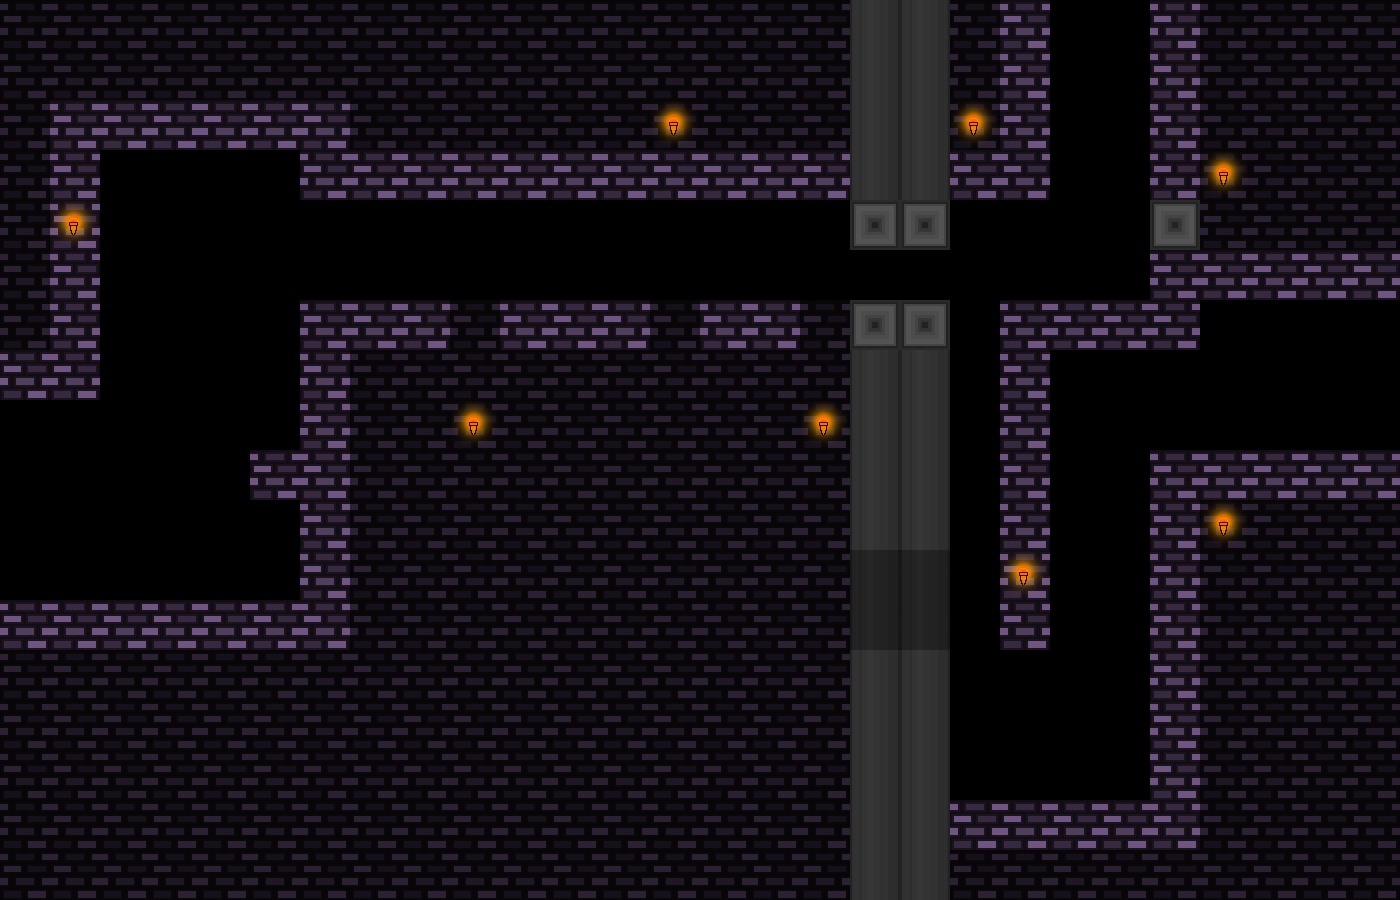

This game map was drawn from its Tiled (.tmx) file and the tilesets committed beside it. A one-line description and the trimmed map source follow:
An orthogonal 28x18 tile map with 50x50 px tiles, 3 tile layers (tiles-main, tiles-deco, tiles-deco2), 7 tilesets and 52 objects (25x laser, 8x light, 7x falling, 7x warp, 3x spike, ...).

<map version="1.10" tiledversion="1.11.2" orientation="orthogonal" renderorder="right-down" width="28" height="18" tilewidth="50" tileheight="50" infinite="0" nextlayerid="20" nextobjectid="552">
 <properties>
  <property name="songName" value="castle1" />
 </properties>
 <tileset firstgid="1" source="ch1-tiles.tsx" />
 <tileset firstgid="81" source="../../textures/trampoline.tsx" />
 <tileset firstgid="84" source="../../textures/save.tsx" />
 <tileset firstgid="85" source="../../textures/spike.tsx" />
 <tileset firstgid="93" source="../../textures/laser.tsx" />
 <tileset firstgid="111" source="../../textures/light.tsx" />
 <tileset firstgid="112" source="../../textures/transition-tiles.tsx" />
 <layer id="1" name="tiles-main" width="28" height="18">
  <data>[504 cells, 170 non-empty, 4 distinct tile ids]</data>
 </layer>
 <layer id="5" name="tiles-deco" width="28" height="18">
  <data>[504 cells, 206 non-empty, 2 distinct tile ids]</data>
 </layer>
 <layer id="18" name="tiles-deco2" width="28" height="18">
  <data>[504 cells, 8 non-empty, 1 distinct tile ids]</data>
 </layer>
 <objectgroup id="16" name="falling">
  <properties>
   <property name="direction" value="down" />
  </properties>
  <object id="513" name="falling" gid="16" x="450" y="350" width="50" height="50">
   <properties>
    <property name="direction" value="down" />
   </properties>
  </object>
  <object id="515" name="falling" gid="16" x="650" y="350" width="50" height="50">
   <properties>
    <property name="direction" value="down" />
   </properties>
  </object>
  <object id="516" name="falling" gid="16" x="800" y="350" width="50" height="50">
   <properties>
    <property name="direction" value="down" />
   </properties>
  </object>
  <object id="517" name="falling" gid="16" x="950" y="350" width="50" height="50">
   <properties>
    <property name="direction" value="down" />
   </properties>
  </object>
  <object id="525" name="falling" gid="16" x="1050" y="650" width="50" height="50">
   <properties>
    <property name="direction" value="down" />
   </properties>
  </object>
  <object id="526" name="falling" gid="16" x="1100" y="500" width="50" height="50">
   <properties>
    <property name="direction" value="down" />
   </properties>
  </object>
  <object id="537" name="falling" gid="16" x="1100" y="800" width="50" height="50">
   <properties>
    <property name="direction" value="down" />
   </properties>
  </object>
 </objectgroup>
 <objectgroup id="13" name="platform" />
 <objectgroup id="14" name="light">
  <object id="530" name="light" gid="111" x="574.667" y="222.667" width="200" height="200" />
  <object id="531" name="light" gid="111" x="872" y="221.333" width="200" height="200" />
  <object id="533" name="light" gid="111" x="925.333" y="672" width="200" height="200" />
  <object id="534" name="light" gid="111" x="1122.67" y="626.667" width="200" height="200" />
  <object id="535" name="light" gid="111" x="1126.67" y="270.667" width="200" height="200" />
  <object id="545" name="light" gid="111" x="377" y="524" width="200" height="200" />
  <object id="547" name="light" gid="111" x="723" y="524" width="200" height="200" />
  <object id="548" name="light" gid="111" x="-26" y="324" width="200" height="200" />
  <object id="549" gid="111" x="738" y="355" width="200" height="200" />
 </objectgroup>
 <objectgroup id="7" name="trampoline" />
 <objectgroup id="9" name="spike-normal">
  <object id="519" name="spike" gid="91" x="450" y="840" width="50" height="50">
   <properties>
    <property name="id" value="6" />
   </properties>
  </object>
  <object id="520" name="spike" gid="91" x="650" y="840" width="50" height="50">
   <properties>
    <property name="id" value="6" />
   </properties>
  </object>
  <object id="521" name="spike" gid="91" x="800" y="840" width="50" height="50">
   <properties>
    <property name="id" value="6" />
   </properties>
  </object>
 </objectgroup>
 <objectgroup id="8" name="save">
  <object id="551" name="save" gid="84" x="150" y="500" width="50" height="50" />
 </objectgroup>
 <objectgroup id="10" name="laser" visible="0">
  <object id="488" name="laser" gid="93" x="150" y="250" width="50" height="50">
   <properties>
    <property name="direction" value="h" />
   </properties>
  </object>
  <object id="489" name="laser" gid="93" x="100" y="250" width="50" height="50">
   <properties>
    <property name="direction" value="h" />
   </properties>
  </object>
  <object id="490" name="laser" gid="93" x="200" y="250" width="50" height="50">
   <properties>
    <property name="direction" value="h" />
   </properties>
  </object>
  <object id="491" name="laser" gid="93" x="250" y="250" width="50" height="50">
   <properties>
    <property name="direction" value="h" />
   </properties>
  </object>
  <object id="492" name="laser" gid="93" x="300" y="250" width="50" height="50">
   <properties>
    <property name="direction" value="h" />
   </properties>
  </object>
  <object id="493" name="laser" gid="93" x="350" y="250" width="50" height="50">
   <properties>
    <property name="direction" value="h" />
   </properties>
  </object>
  <object id="494" name="laser" gid="93" x="450" y="250" width="50" height="50">
   <properties>
    <property name="direction" value="h" />
   </properties>
  </object>
  <object id="495" name="laser" gid="93" x="400" y="250" width="50" height="50">
   <properties>
    <property name="direction" value="h" />
   </properties>
  </object>
  <object id="496" name="laser" gid="93" x="500" y="250" width="50" height="50">
   <properties>
    <property name="direction" value="h" />
   </properties>
  </object>
  <object id="497" name="laser" gid="93" x="550" y="250" width="50" height="50">
   <properties>
    <property name="direction" value="h" />
   </properties>
  </object>
  <object id="498" name="laser" gid="93" x="600" y="250" width="50" height="50">
   <properties>
    <property name="direction" value="h" />
   </properties>
  </object>
  <object id="499" name="laser" gid="93" x="700" y="250" width="50" height="50">
   <properties>
    <property name="direction" value="h" />
   </properties>
  </object>
  <object id="500" name="laser" gid="93" x="650" y="250" width="50" height="50">
   <properties>
    <property name="direction" value="h" />
   </properties>
  </object>
  <object id="501" name="laser" gid="93" x="750" y="250" width="50" height="50">
   <properties>
    <property name="direction" value="h" />
   </properties>
  </object>
  <object id="502" name="laser" gid="93" x="800" y="250" width="50" height="50">
   <properties>
    <property name="direction" value="h" />
   </properties>
  </object>
  <object id="505" name="laser" gid="93" x="950" y="250" width="50" height="50">
   <properties>
    <property name="direction" value="h" />
   </properties>
  </object>
  <object id="506" name="laser" gid="93" x="1000" y="250" width="50" height="50">
   <properties>
    <property name="direction" value="h" />
   </properties>
  </object>
  <object id="507" name="laser" gid="93" x="1050" y="250" width="50" height="50">
   <properties>
    <property name="direction" value="h" />
   </properties>
  </object>
  <object id="508" name="laser" gid="93" x="1100" y="250" width="50" height="50">
   <properties>
    <property name="direction" value="h" />
   </properties>
  </object>
  </objectgroup>
 <objectgroup id="11" name="bg">
  <properties>
   <property name="bgName" value="castleBG" />
  </properties>
 </objectgroup>
 <objectgroup id="12" name="mapEffect">
  <properties>
   <property name="effectType" value="none" />
  </properties>
 </objectgroup>
 <objectgroup id="19" name="warps">
  <!-- 7 objects omitted --></objectgroup>
 <objectgroup id="15" name="music">
  <properties>
   <property name="songName" value="castle1" />
  </properties>
 </objectgroup>
</map>
<!-- 13 of 52 objects omitted -->
